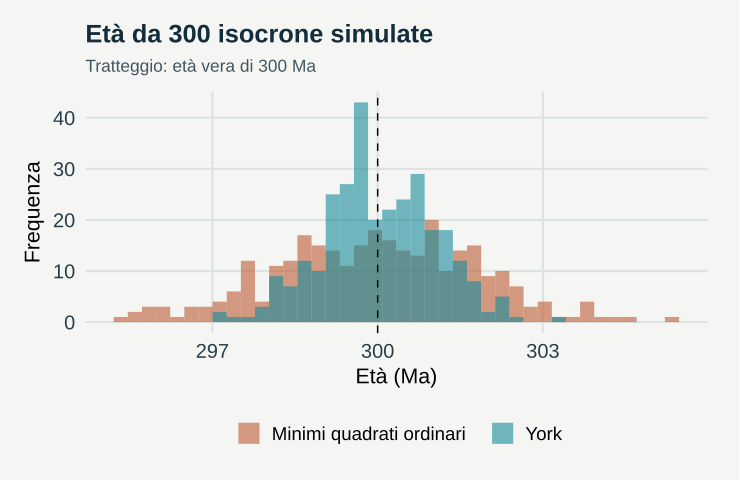

Source code (R):
# GeoStat Lab — funzioni comuni. R >= 4.3; ggplot2 >= 3.4; jsonlite.
suppressPackageStartupMessages(library(ggplot2))
col_geo <- c('#168B9C','#BC5B35','#7054A4','#A17B19','#227864','#64748B')
theme_set(theme_minimal(base_size=17, base_family='sans') + theme(
  plot.background=element_rect(fill='#F5F6F3',colour=NA),
  panel.background=element_rect(fill='#F5F6F3',colour=NA),
  panel.grid.minor=element_blank(),panel.grid.major=element_line(colour='#DCE3E2'),
  plot.title=element_text(size=19,face='bold',colour='#122D3B'),
  plot.subtitle=element_text(size=13,colour='#405560',margin=margin(b=12)),
  axis.text=element_text(size=15,colour='#273E4A'),axis.title=element_text(size=16),
  legend.position='bottom',legend.title=element_blank(),legend.text=element_text(size=14),
  strip.text=element_text(size=15,face='bold'),plot.margin=margin(18,24,18,18)))
metric <- function(...) data.frame(grandezza=names(c(...)),valore=as.character(c(...)),check.names=FALSE)
f <- function(x,d=3) {out<-formatC(x,digits=d,format='fg');out[!is.finite(x)]<-'Non definito';out}
line_plot <- function(d,x='x',y='y',title='',xl=x,yl=y,group=NULL) {
 p<-ggplot(d,aes(x=.data[[x]],y=.data[[y]]))
 if(is.null(group)) p<-p+geom_line(colour=col_geo[1],linewidth=1.05) else p<-p+aes(colour=.data[[group]],group=.data[[group]])+geom_line(linewidth=1)+scale_colour_manual(values=col_geo)
 p+labs(title=title,x=xl,y=yl)
}
point_plot <- function(d,x='x',y='y',title='',xl=x,yl=y,group=NULL) {
 p<-ggplot(d,aes(x=.data[[x]],y=.data[[y]]))
 if(is.null(group))p<-p+geom_point(colour=col_geo[1],size=2.5,alpha=.8) else p<-p+aes(colour=.data[[group]])+geom_point(size=2.7,alpha=.85)+scale_colour_manual(values=col_geo)
 p+labs(title=title,x=xl,y=yl)
}
hist_plot<-function(x,title='',xl='Valore',bins=20)ggplot(data.frame(x=x),aes(x))+geom_histogram(bins=bins,fill=col_geo[1],colour='#F5F6F3')+labs(title=title,x=xl,y='Frequenza')
bar_plot<-function(d,x='gruppo',y='valore',title='',yl='Valore')ggplot(d,aes(x=.data[[x]],y=.data[[y]],fill=.data[[x]]))+geom_col(width=.65)+scale_fill_manual(values=rep(col_geo,length.out=length(unique(d[[x]])) ))+guides(fill='none')+labs(title=title,x=NULL,y=yl)
map_plot<-function(d,z='z',title='',xl='Est [km]',yl='Nord [km]')ggplot(d,aes(x,y,fill=.data[[z]]))+geom_raster()+coord_equal()+scale_fill_gradientn(colours=c('#153F56','#298C9C','#B8CDB2','#F1D889','#AD542F'))+labs(title=title,x=xl,y=yl)
acf_data<-function(x,lag=20){a<-acf(x,lag.max=min(lag,length(x)-1),plot=FALSE);data.frame(x=as.vector(a$lag)[-1],y=as.vector(a$acf)[-1])}
# AR(1), distribuzione marginale stazionaria N(0, 1).
ar_series<-function(n,rho){x<-numeric(n);x[1]<-rnorm(1);for(i in 2:n)x[i]<-rho*x[i-1]+sqrt(1-rho^2)*rnorm(1);x}
# Distanze euclidee in unità metriche già dichiarate; nessuna conversione implicita di CRS.
dist_cross<-function(a,b)sqrt(outer(a[,1],b[,1],'-')^2+outer(a[,2],b[,2],'-')^2)
# Predittore IDW: i punti coincidenti ricevono esattamente il valore osservato.
idw<-function(xy,z,new,power=2){dd<-dist_cross(new,xy);apply(dd,1,function(d)if(any(d<1e-10))mean(z[d<1e-10])else weighted.mean(z,d^(-power)))}
# CART didattico binario: divisioni assiali che minimizzano l'impurità di Gini.
cart_fit<-function(x,y,depth=2,minleaf=4){
 node<-list(p=mean(y),n=length(y));if(depth<1||length(unique(y))<2||length(y)<2*minleaf)return(node)
 best<-Inf
 for(j in seq_len(ncol(x))){v<-sort(unique(x[,j])); if(length(v)<2)next
  for(cut in (head(v,-1)+tail(v,-1))/2){left<-x[,j]<=cut;nl<-sum(left);nr<-sum(!left);if(min(nl,nr)<minleaf)next
   score<-nl*mean(y[left])*(1-mean(y[left]))+nr*mean(y[!left])*(1-mean(y[!left]))
   if(score<best){best<-score;node$j<-j;node$cut<-cut;split<-left}
  }
 }
 if(is.finite(best)){node$left<-cart_fit(x[split,,drop=FALSE],y[split],depth-1,minleaf);node$right<-cart_fit(x[!split,,drop=FALSE],y[!split],depth-1,minleaf)};node
}
cart_predict<-function(tree,x)apply(x,1,function(row){t<-tree;while(!is.null(t$j))t<-if(row[t$j]<=t$cut)t$left else t$right;t$p})
p <- list(ex = 1, n = 10, seed = 17)
set.seed(p$seed)
york <- function(x, sx, y, sy) {
    wx <- 1/sx^2
    wy <- 1/sy^2
    b <- coef(lm(y ~ x))[[2]]
    for (k in 1:60) {
        W <- wx * wy/(wx + b^2 * wy)
        X <- sum(W * x)/sum(W)
        Y <- sum(W * y)/sum(W)
        be <- W * ((x - X)/wy + b * (y - Y)/wx)
        b <- sum(W * be * (y - Y))/sum(W * be * (x - X))
    }
    u <- be - sum(W * be)/sum(W)
    a <- Y - b * X
    c(b = b, sb = sqrt(1/sum(W * u^2)), mswd = sum(W * (y - a - b * x)^2)/(length(x) - 2))
}

lam <- 1.3972e-11

bt <- exp(lam * 3e+08) - 1

xt <- seq(0.2, 12, length.out = p$n)

sx <- p$ex/100 * xt

sy <- rep(1.1e-05, p$n)

sim <- t(replicate(300, {
    x <- xt + rnorm(p$n, 0, sx)
    y <- 0.7085 + bt * xt + rnorm(p$n, 0, sy)
    c(coef(lm(y ~ x))[[2]], york(x, sx, y, sy)[["b"]])
}))

eta <- log(1 + sim)/lam/1e+06

data <- data.frame(eta = c(eta[, 1], eta[, 2]), metodo = rep(c("Minimi quadrati ordinari", "York"), each = 300))

plots <- list(ggplot(data, aes(eta, fill = metodo)) + geom_histogram(bins = 40, position = "identity", 
    alpha = 0.6, colour = NA) + geom_vline(xintercept = 300, linetype = 2) + scale_fill_manual(values = col_geo[c(2, 
    1)]) + labs(title = "Età da 300 isocrone simulate", subtitle = "Tratteggio: età vera di 300 Ma", 
    x = "Età (Ma)", y = "Frequenza"))

metrics <- metric(`Età media, minimi quadrati` = f(mean(eta[, 1])), `Età media, York` = f(mean(eta[, 
    2])), `Deviazione standard, minimi quadrati` = f(sd(eta[, 1])), `Deviazione standard, York` = f(sd(eta[, 
    2])))
print(metrics,row.names=FALSE)
ggplot2::ggsave('m19-york-A.svg',plots[[1]],device=svglite::svglite,width=7.7,height=5.0,bg='#F8F6F1')
